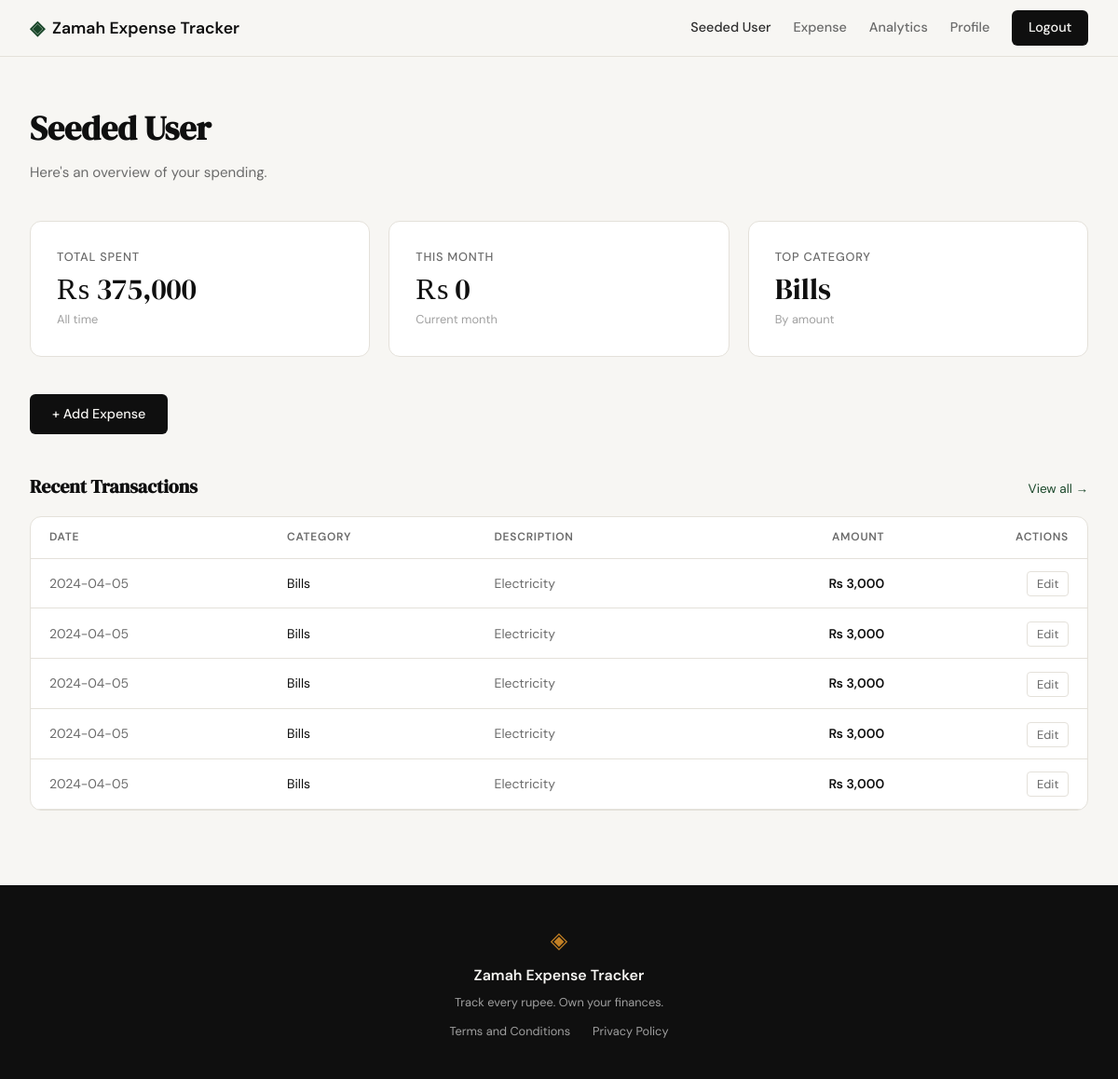
The app's page /dashboard (signed in) with its own data.
### tables this page shows
CREATE TABLE expenses (
            id          INTEGER PRIMARY KEY AUTOINCREMENT,
            user_id     INTEGER NOT NULL,
            amount      REAL    NOT NULL,
            category    TEXT    NOT NULL,
            date        TEXT    NOT NULL,
            description TEXT,
            created_at  TEXT    DEFAULT (datetime('now')),
            FOREIGN KEY (user_id) REFERENCES users(id)
        );

### app.py (the view)
@app.route("/dashboard")
def dashboard():
    if not session.get("user_id"):
        return redirect(url_for("login"))
    totals = get_expense_totals(session["user_id"])
    recent = get_expenses(session["user_id"])[:5]
    return render_template("dashboard.html", totals=totals, recent=recent)

### database/db.py (called while the page is built)
def get_db():
    path = current_app.config.get("DATABASE", DB_PATH) if has_app_context() else DB_PATH
    if path == ":memory:":
        conn = sqlite3.connect("file::memory:?cache=shared", uri=True)
    else:
        conn = sqlite3.connect(path)
    conn.row_factory = sqlite3.Row
    conn.execute("PRAGMA foreign_keys = ON")
    return conn

def get_expenses(user_id):
    db = get_db()
    rows = db.execute(
        "SELECT * FROM expenses WHERE user_id = ? ORDER BY date DESC", (user_id,)
    ).fetchall()
    db.close()
    return rows

def get_expense_totals(user_id):
    db = get_db()
    total = db.execute(
        "SELECT COALESCE(SUM(amount), 0) FROM expenses WHERE user_id = ?", (user_id,)
    ).fetchone()[0]
    month_total = db.execute(
        "SELECT COALESCE(SUM(amount), 0) FROM expenses "
        "WHERE user_id = ? AND strftime('%Y-%m', date) = strftime('%Y-%m', 'now')",
        (user_id,),
    ).fetchone()[0]
    top = db.execute(
        "SELECT category FROM expenses WHERE user_id = ? "
        "GROUP BY category ORDER BY SUM(amount) DESC LIMIT 1",
        (user_id,),
    ).fetchone()
    db.close()
    return {
        "total": total,
        "month_total": month_total,
        "top_category": top[0] if top else "—",
    }

### templates/dashboard.html (shortened to what this page needs)
{% extends "base.html" %}
{% block content %}
<section class="dashboard-section">
    <div class="dashboard-container">
        <div class="dashboard-header">
            <h1 class="dashboard-title">{{ session['user_name'] }}</h1>
            <p class="dashboard-subtitle">Here's an overview of your spending.</p>
        </div>
        <div class="summary-cards">
            <div class="summary-card">
                <p class="summary-label">Total Spent</p>
                <p class="summary-value">₨ {{ "{:,.0f}".format(totals.total) }}</p>
                <p class="summary-note">All time</p>
            </div>
            <div class="summary-card">
                <p class="summary-label">This Month</p>
                <p class="summary-value">₨ {{ "{:,.0f}".format(totals.month_total) }}</p>
                <p class="summary-note">Current month</p>
            </div>
            <div class="summary-card">
                <p class="summary-label">Top Category</p>
                <p class="summary-value">{{ totals.top_category }}</p>
                <p class="summary-note">By amount</p>
            </div>
        </div>
        <div class="dashboard-actions">
            <a href="{{ url_for('add_expense') }}" class="btn-primary">+ Add Expense</a>
        </div>
        <div>
            <div style="display:flex; align-items:baseline; justify-content:space-between; margin-bottom:1rem;">
                <h2 style="font-family:var(--font-display); font-size:1.25rem; color:var(--ink); margin:0;">Recent Transactions</h2>
                <a href="{{ url_for('expense_list') }}" style="font-size:0.85rem; color:var(--accent); text-decoration:none;">View all &rarr;</a>
            </div>
            {% if recent %}
            <div class="summary-card" style="padding:0; overflow:hidden;">
                <table style="width:100%; border-collapse:collapse;">
                    <thead>
                        <tr style="border-bottom:1px solid var(--border);">
                            <th style="padding:0.75rem 1.25rem; text-align:left; font-size:0.75rem; text-transform:uppercase; letter-spacing:0.06em; color:var(--ink-muted); font-weight:600;">Date</th>
                            <th style="padding:0.75rem 1.25rem; text-align:left; font-size:0.75rem; text-transform:uppercase; letter-spacing:0.06em; color:var(--ink-muted); font-weight:600;">Category</th>
                            <th style="padding:0.75rem 1.25rem; text-align:left; font-size:0.75rem; text-transform:uppercase; letter-spacing:0.06em; color:var(--ink-muted); font-weight:600;">Description</th>
                            <th style="padding:0.75rem 1.25rem; text-align:right; font-size:0.75rem; text-transform:uppercase; letter-spacing:0.06em; color:var(--ink-muted); font-weight:600;">Amount</th>
                            <th style="padding:0.75rem 1.25rem; text-align:right; font-size:0.75rem; text-transform:uppercase; letter-spacing:0.06em; color:var(--ink-muted); font-weight:600;">Actions</th>
                        </tr>
                    </thead>
                    <tbody>
                        {% for e in recent %}
                        <tr style="border-bottom:1px solid var(--border);">
                            <td style="padding:0.85rem 1.25rem; color:var(--ink-muted); font-size:0.875rem; white-space:nowrap;">{{ e.date }}</td>
                            <td style="padding:0.85rem 1.25rem; color:var(--ink); font-size:0.875rem;">{{ e.category }}</td>
                            <td style="padding:0.85rem 1.25rem; color:var(--ink-muted); font-size:0.875rem;">{{ e.description or '—' }}</td>
                            <td style="padding:0.85rem 1.25rem; text-align:right; color:var(--ink); font-size:0.875rem; font-weight:600; white-space:nowrap;">₨ {{ "{:,.0f}".format(e.amount) }}</td>
                            <td style="padding:0.85rem 1.25rem; text-align:right; white-space:nowrap;">
                                <a href="{{ url_for('edit_expense', id=e.id) }}" style="font-size:0.8rem; color:var(--ink-muted); text-decoration:none; border:1px solid var(--border); border-radius:4px; padding:0.25rem 0.6rem;">Edit</a>
                            </td>
                        </tr>
                        {% endfor %}
                    </tbody>
                </table>
            </div>
            {% else %}
            <div class="summary-card" style="text-align:center; padding:2rem 1.5rem;">
                <p style="color:var(--ink-muted); margin:0 0 1rem;">No expenses yet.</p>
                <a href="{{ url_for('add_expense') }}" class="btn-primary">+ Add your first expense</a>
            </div>
            {% endif %}
        </div>
    </div>
</section>
{% endblock %}

### static/css/style.css (style rules this page uses)
:root { --ink: #0f0f0f; --ink-soft: #2d2d2d; --ink-muted: #6b6b6b; --ink-faint: #a0a0a0; --paper: #f7f6f3; --paper-warm: #f0ede6; --paper-card: #ffffff; --accent: #1a472a; --accent-light: #e8f0eb; --accent-2: #c17f24; --accent-2-light: #fdf3e3; --danger: #c0392b; --danger-light: #fdecea; --border: #e4e1da; --border-soft: #eeebe4; --font-display: 'DM Serif Display', Georgia, serif; --font-body: 'DM Sans', system-ui, sans-serif; --max-width: 1200px; --auth-width: 440px; --radius-sm: 6px; --radius-md: 12px; --radius-lg: 20px; }
*, *::before, *::after { box-sizing: border-box; margin: 0; padding: 0; }
html { font-size: 16px; scroll-behavior: smooth; }
body { background: var(--paper); color: var(--ink); font-family: var(--font-body); font-size: 1rem; line-height: 1.6; -webkit-font-smoothing: antialiased; }
a { color: inherit; text-decoration: none; }
.btn-primary { display: inline-block; background: var(--ink); color: var(--paper); padding: 0.65rem 1.5rem; border-radius: var(--radius-sm); font-family: var(--font-body); font-size: 0.9rem; font-weight: 500; cursor: pointer; border: none; transition: background 0.2s; text-decoration: none; }
.dashboard-section { padding: 3rem 2rem 5rem; max-width: var(--max-width); margin: 0 auto; }
.dashboard-container { display: flex; flex-direction: column; gap: 2.5rem; }
.dashboard-header { max-width: 560px; }
.dashboard-title { font-family: var(--font-display); font-size: clamp(1.75rem, 3vw, 2.5rem); color: var(--ink); margin-bottom: 0.4rem; }
.dashboard-subtitle { font-size: 0.95rem; color: var(--ink-muted); }
.summary-cards { display: grid; grid-template-columns: repeat(3, 1fr); gap: 1.25rem; }
.summary-card { background: var(--paper-card); border: 1px solid var(--border); border-radius: var(--radius-md); padding: 1.75rem; display: flex; flex-direction: column; gap: 0.25rem; }
.summary-label { font-size: 0.8rem; font-weight: 500; text-transform: uppercase; letter-spacing: 0.06em; color: var(--ink-muted); }
.summary-value { font-family: var(--font-display); font-size: 2rem; color: var(--ink); line-height: 1.2; }
.summary-note { font-size: 0.8rem; color: var(--ink-faint); }
.dashboard-actions { display: flex; gap: 1rem; }

### records on screen
expenses: date "2024-04-05", category "Bills", description "Electricity", amount "3,000"
expenses: date "2024-04-05", category "Bills", description "Electricity", amount "3,000"
expenses: date "2024-04-05", category "Bills", description "Electricity", amount "3,000"
expenses: date "2024-04-05", category "Bills", description "Electricity", amount "3,000"
expenses: date "2024-04-05", category "Bills", description "Electricity", amount "3,000"

### other values on screen
{{ session['user_name'] }} "Seeded User"
{{ "{:,.0f}".format(totals.total) }} "375,000"
{{ "{:,.0f}".format(totals.month_total) }} "0"
{{ totals.top_category }} "Bills"
